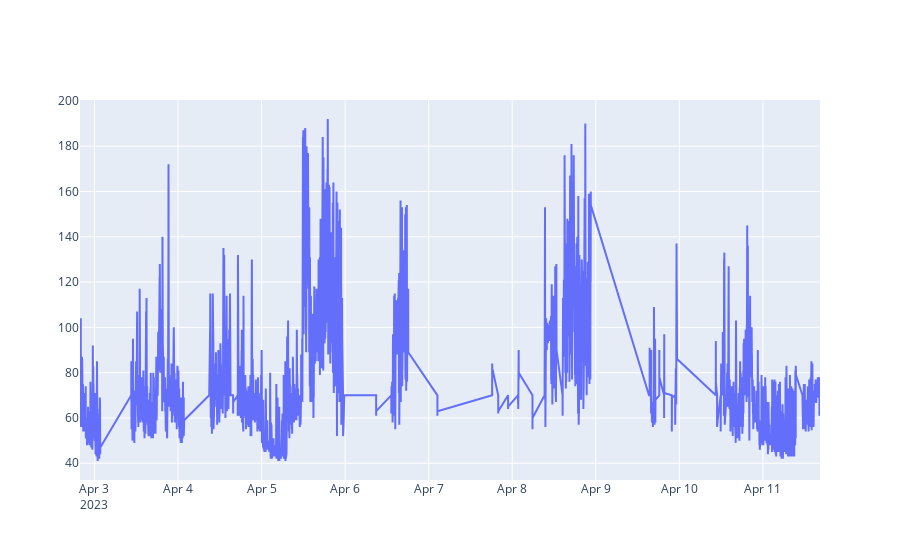

Notebook source saved alongside this figure:
### Code cell
import plotly.graph_objects as go

fig = go.Figure()
fig.add_trace(go.Scatter(x=df_heartRate['datetime'], y=df_heartRate['value'], mode='lines', name='Heart Rate'))

### Figure 1 — Plotly figure (JSON) as saved in the notebook; plotly's stock layout.template omitted (floating-point values rounded to 4 significant figures; data arrays with more than 128 entries replaced by an {"elided": "..."} marker saying what was removed)
{"data": [{"mode": "lines", "name": "Heart Rate", "type": "scatter", "x": {"elided": "48397 str values"}, "y": {"elided": "48397 int values"}}], "layout": {}}
